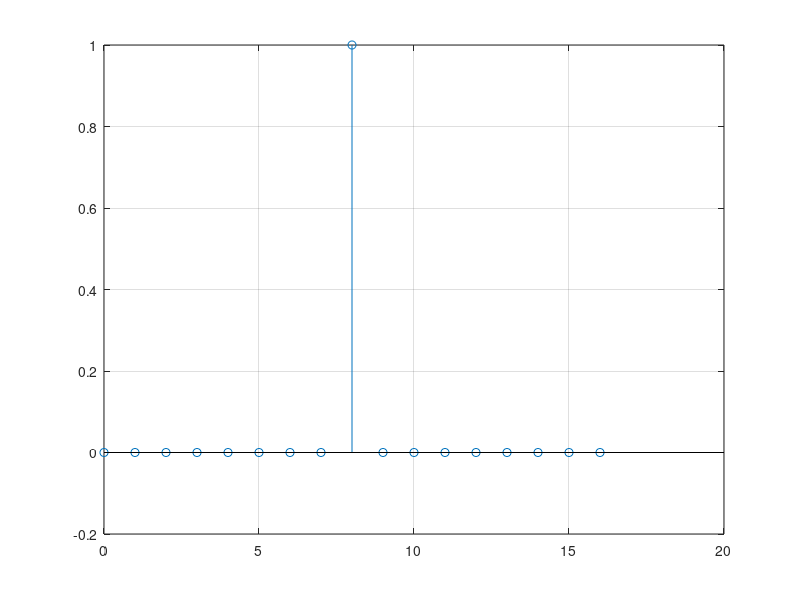
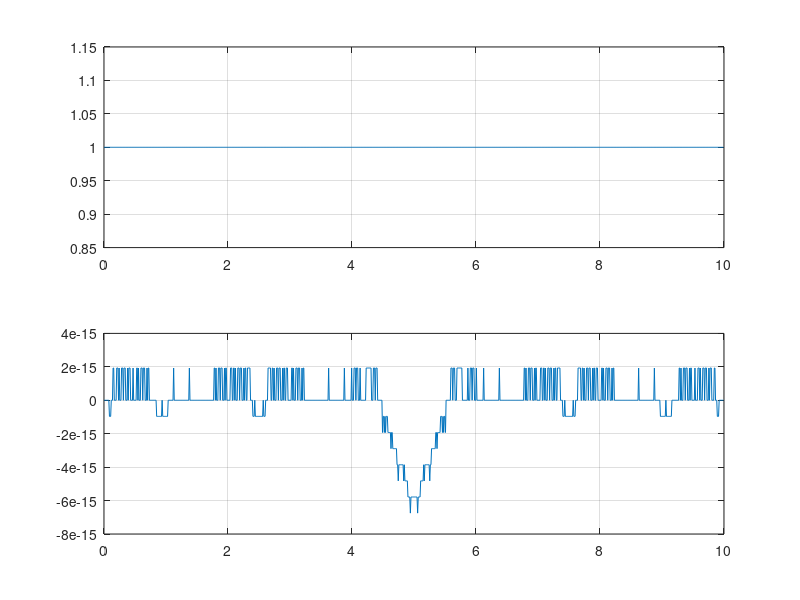

MATLAB code for these plots, in order:
%Fir_wszechprzepustowy
clc; clear; close all;
R=16;
%R=15;
n=0:R;
fs=10;

hn=sinc(n-R/2);

figure(1)
    stem(n,hn);grid on; hold on;

M=1024;
f=(0:M-1)*fs/M;
H=fft(hn,M);

figure(2)
    subplot(2,1,1)
        plot(f,abs(H));grid on;hold on;
    subplot(2,1,2)
        plot(f,20*log10(abs(H)));grid on;hold on;


